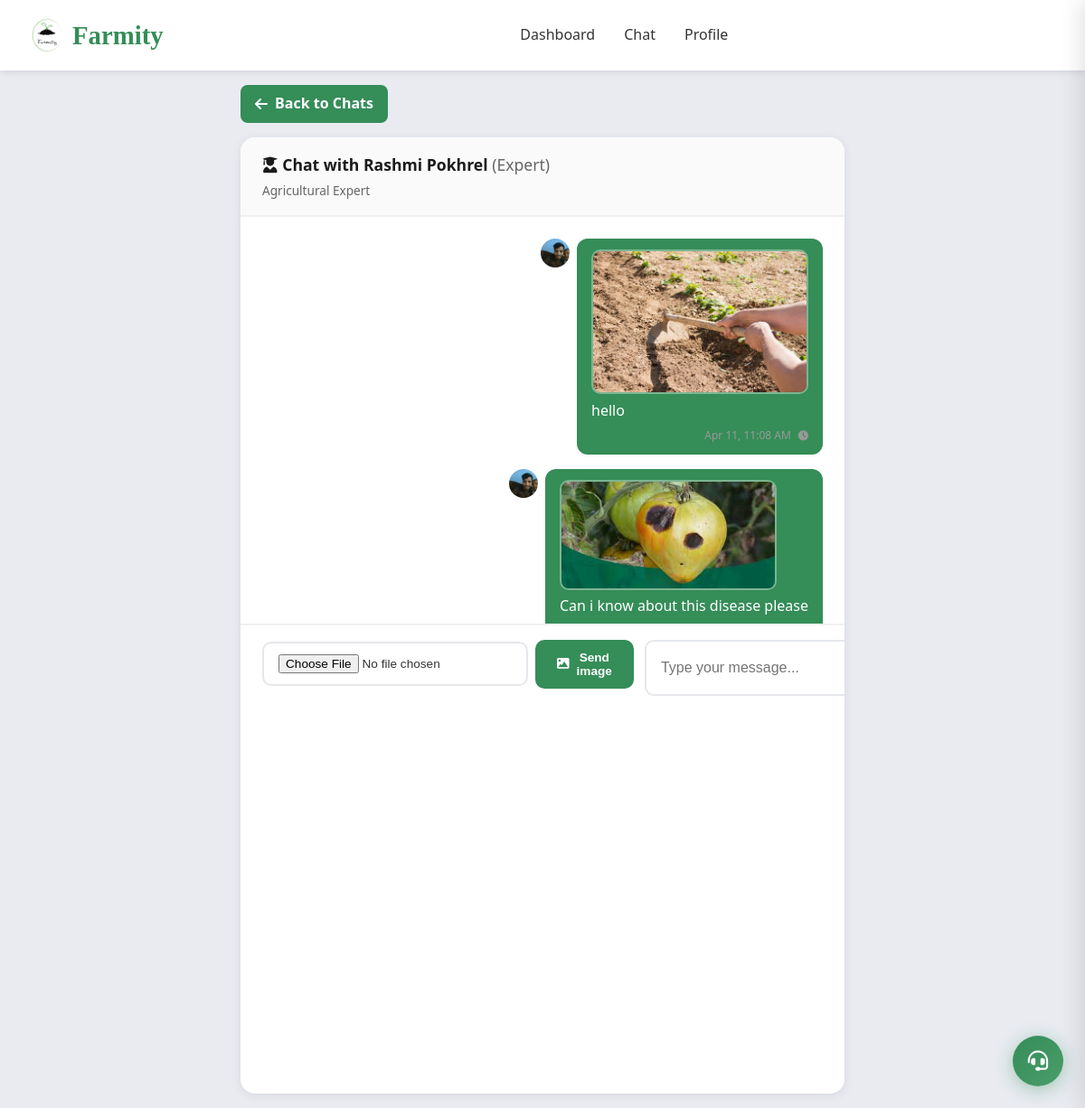
The app's page /chat/5/ (signed in) with its own data.
### accounts/models.py (models this page shows, shortened)
class ExpertChatThread(models.Model):
    expert = models.ForeignKey(ExpertProfile, on_delete=models.CASCADE, related_name='chat_threads')
    created_by = models.ForeignKey(User, on_delete=models.CASCADE, related_name='chat_threads')
    created_at = models.DateTimeField(auto_now_add=True)
    updated_at = models.DateTimeField(auto_now=True)
    class Meta:
        ordering = ('-updated_at',)

class ExpertProfile(models.Model):
    user = models.OneToOneField(User, on_delete=models.CASCADE, related_name='expert_profile')
    name = models.CharField(max_length=255, blank=True, null=True)
    photo = models.ImageField(upload_to='expert_photos/', blank=True, null=True)
    qualification = models.CharField(max_length=255, blank=True, null=True)
    specialization = models.CharField(max_length=255, blank=True, null=True)
    experience = models.CharField(max_length=50, blank=True, null=True)
    consultation_fee = models.DecimalField(
        max_digits=10, decimal_places=2, default=0, blank=True, null=True,
        help_text='Fee per appointment (Rs.). 0 = free. Can be set for future paid appointments.'
    )

class User(AbstractBaseUser, PermissionsMixin):
    ROLE_CHOICES = (
        ('admin', 'Admin'),
        ('buyer', 'Buyer'),
        ('farmer', 'Farmer'),
        ('agricultural_expert', 'Agricultural Expert'),
        ('vendor', 'Vendor'),
    )
    GENDER_CHOICES = (
        ('male', 'Male'),
        ('female', 'Female'),
        ('other', 'Other'),
    )
    email = models.EmailField(unique=True)
    phone = models.CharField(max_length=10, unique=True, blank=True, null=True)
    gender = models.CharField(max_length=10, choices=GENDER_CHOICES, blank=True, null=True)
    role = models.CharField(max_length=20, choices=ROLE_CHOICES, default='buyer')
    is_active = models.BooleanField(default=True)
    email_verified = models.BooleanField(default=False)
    is_verified = models.BooleanField(default=False)
    is_staff = models.BooleanField(default=False)
    date_joined = models.DateTimeField(auto_now_add=True)
    objects = UserManager()
    USERNAME_FIELD = 'email'
    REQUIRED_FIELDS = []

class ExpertChatMessage(models.Model):
    thread = models.ForeignKey(ExpertChatThread, on_delete=models.CASCADE, related_name='messages')
    sender = models.ForeignKey(User, on_delete=models.CASCADE, related_name='chat_messages')
    message = models.TextField(blank=True)
    image = models.ImageField(upload_to='chat_images/%Y/%m/', blank=True, null=True, max_length=500)
    created_at = models.DateTimeField(auto_now_add=True)
    delivered_at = models.DateTimeField(null=True, blank=True, help_text="When message was delivered to recipient")
    seen_at = models.DateTimeField(null=True, blank=True, help_text="When message was seen by recipient")
    sender_profile_image = models.URLField(max_length=500, blank=True, null=True, help_text="Cached sender profile image URL")
    class Meta:
        ordering = ('created_at',)

### accounts/views.py (the view, shortened to what this page needs)
# urls.py: path('chat/<int:thread_id>/', chat_thread_detail, name='chat_thread'),
@login_required
def chat_thread_detail(request, thread_id):
    if request.user.role not in {'buyer', 'farmer', 'agricultural_expert'}:
        return _redirect_to_role_home_response(request.user)
    if request.user.role == 'agricultural_expert':
        return redirect(reverse('expert_dashboard') + '?section=chat&thread_id=' + str(thread_id))
    if request.user.role == 'farmer':
        kyc_request = request.user.kyc_requests.first()
        kyc_status = kyc_request.status if kyc_request else None
        if kyc_status != 'approved':
            messages.error(request, 'KYC verification is required to chat with experts. Please complete your KYC verification first.')
            return redirect('farmer_dashboard')
    try:
        thread = ExpertChatThread.objects.select_related('expert', 'expert__user', 'created_by').get(id=thread_id)
    except ExpertChatThread.DoesNotExist:
        messages.error(request, 'Chat thread not found.')
        return redirect('chat_threads')
    if request.user.role != 'agricultural_expert':
        if thread.created_by_id != request.user.id:
            messages.error(request, 'You do not have access to this chat.')
            return redirect('chat_threads')
    messages_list = ExpertChatMessage.objects.filter(thread=thread).select_related('sender').order_by('created_at')
    for msg in messages_list:
        msg.sender_profile_image = get_user_profile_image(msg.sender)
    context = {
        'thread': thread,
        'messages_list': messages_list,
    }
    return render(request, 'chat_thread_detail.html', context)

### accounts/context_processors.py (called while the page is built, shortened)
def admin_collections_payouts_summary(request):
    if not request.user.is_authenticated or getattr(request.user, 'role', None) != 'admin':
        return {}

### accounts/views.py (called while the page is built)
def get_user_profile_image(user):
    try:
        if hasattr(user, 'expertprofile') or hasattr(user, 'expert_profile'):
            profile = getattr(user, 'expertprofile', None) or getattr(user, 'expert_profile', None)
            if profile and profile.photo:
                return profile.photo.url
        elif hasattr(user, 'farmerprofile') or hasattr(user, 'farmer_profile'):
            profile = getattr(user, 'farmerprofile', None) or getattr(user, 'farmer_profile', None)
            if profile and profile.photo:
                return profile.photo.url
        elif hasattr(user, 'userprofile') or hasattr(user, 'user_profile'):
            profile = getattr(user, 'userprofile', None) or getattr(user, 'user_profile', None)
            if profile and profile.photo:
                return profile.photo.url
    except:
        pass
    return '/static/images/default-avatar.png'

### templates/chat_thread_detail.html (shortened to what this page needs)
<!DOCTYPE html>
<html lang="en">
<head>
    <link rel="stylesheet" href="/static/css/style.css">
    <link href="https://cdnjs.cloudflare.com/ajax/libs/font-awesome/6.0.0/css/all.min.css" rel="stylesheet">
</head>
<body>
    <header class="main-header">
        <div class="header-container">
            <div class="logo">
                <a href="/" style="display: flex; align-items: center; gap: 0.5rem; text-decoration: none; color: inherit;">
                    <img src="/static/images/Farmity%20logo.png" alt="Farmity" class="logo-img" onerror="this.style.display='none'">
                    <span class="logo-text">Farmity</span>
                </a>
            </div>
            <nav class="main-nav">
                {% if request.user.role == 'farmer' %}<a href="{% url 'farmer_dashboard' %}">Dashboard</a>
                {% elif request.user.role == 'buyer' %}<a href="{% url 'user_dashboard' %}">Dashboard</a>
                {% elif request.user.role == 'agricultural_expert' %}<a href="{% url 'expert_dashboard' %}">Dashboard</a>
                {% else %}<a href="{% url 'dashboard' %}">Dashboard</a>{% endif %}
                <a href="{% url 'chat_threads' %}">Chat</a>
                <a href="{% url 'profile' %}">Profile</a>
            </nav>
        </div>
    </header>
    <main class="main-content">
        <a href="{% url 'chat_threads' %}" class="btn-back"><i class="fas fa-arrow-left"></i> Back to Chats</a>
        <div class="chat-card">
            <div class="chat-header">
                <h2>
                    {% if request.user.role == 'agricultural_expert' %}
                        <i class="fas fa-user"></i> Chat with {{ thread.created_by.email }}
                        {% if thread.created_by.role == 'farmer' %}(Farmer){% elif thread.created_by.role == 'buyer' %}(Buyer){% endif %}
                    {% else %}
                        <i class="fas fa-user-graduate"></i> Chat with {{ thread.expert.name|default:thread.expert.user.email }}
                        <span style="font-weight:400;color:#666;">(Expert)</span>
                    {% endif %}
                </h2>
                <p>{{ thread.expert.specialization|default:"Agricultural Expert" }}</p>
            </div>
            <div class="chat-messages" id="chat-messages" data-thread-id="{{ thread.id }}" data-current-user="{{ request.user.id }}">
                {% if messages_list %}
                    {% for msg in messages_list %}
                    <div class="msg {% if msg.sender_id == request.user.id %}sent{% else %}received{% endif %}" data-message-id="{{ msg.id }}">
                        <div class="msg-content">
                            <div class="msg-bubble">
                                {% if msg.image %}
                                <div class="msg-image-wrap"><a href="{{ msg.image.url }}" target="_blank" rel="noopener noreferrer"><img src="{{ msg.image.url }}" alt="Attached image"></a></div>
                                {% endif %}
                                {% if msg.message %}{{ msg.message|linebreaksbr }}{% endif %}
                                <div class="msg-meta">
                                    <span>{{ msg.created_at|date:"M d, h:i A" }}</span>
                                    {% if msg.sender_id == request.user.id %}
                                    <div class="msg-status">
                                        {% if msg.seen_at %}
                                            <i class="fas fa-check-double status-seen" title="Seen"></i>
                                        {% elif msg.delivered_at %}
                                            <i class="fas fa-check status-delivered" title="Delivered"></i>
                                        {% else %}
                                            <i class="fas fa-clock" title="Sent"></i>
                                        {% endif %}
                                    </div>
                                    {% endif %}
                                </div>
                            </div>
                        </div>
                        {% if msg.sender_id == request.user.id %}
                        <img src="{{ msg.sender_profile_image|default:'/static/images/default-avatar.png' }}" alt="{{ msg.sender.email }}" class="msg-avatar" onerror="this.src='/static/images/default-avatar.png'">
                        {% endif %}
                    </div>
                    {% endfor %}
                {% else %}
                    <div class="empty-msg">
                        <i class="fas fa-comment-dots" style="font-size:2rem;margin-bottom:0.5rem;"></i><br>
                        No messages yet. Say hello!
                    </div>
                {% endif %}
            </div>
            <div class="chat-form">
                <form id="chat-form" onsubmit="return false;">
                    <div class="chat-form-toolbar">
                        <input type="file" id="chat-image-input" accept="image/jpeg,image/png,image/gif,image/webp,.jpg,.jpeg,.png,.gif,.webp">
                        <button type="button" class="btn-image-send" id="chat-send-image-btn" onclick="sendChatImageMessage()"><i class="fas fa-image"></i> Send image</button>
                    </div>
                    <div style="display: flex; gap: 0.75rem;">
                        <input type="text" id="message-input" name="message" placeholder="Type your message..." autocomplete="off" style="flex:1;">
                    </div>
                </form>
            </div>
        </div>
    </main>
    {% include 'support_widget.html' %}
</body>
</html>

### static/css/style.css (style rules this page uses)
* { margin: 0; padding: 0; box-sizing: border-box; }
html, body { overflow-x: hidden; }
:root { --athens-gray: #E9EBF1; --sea-green: #358D58; --sushi: #A8AD3B; --paarl: #A04A24; --white: #ffffff; --text-dark: #333333; --text-gray: #666666; --border-gray: #dddddd; --light-gray: #f5f5f5; }
body { font-family: 'Segoe UI', Tahoma, Geneva, Verdana, sans-serif; line-height: 1.6; color: var(--text-dark); background: var(--white); }
.main-header { background: var(--white); padding: 1rem 2rem; box-shadow: 0 2px 8px rgba(0,0,0,0.1); position: sticky; top: 0; z-index: 1000; }
.header-container { max-width: 1400px; margin: 0 auto; display: flex; justify-content: space-between; align-items: center; gap: 2rem; }
.logo { display: flex; align-items: center; gap: 0.5rem; font-size: 1.5rem; font-weight: bold; color: var(--sea-green); }
.logo-img { width: 40px; height: 40px; object-fit: contain; }
.logo-text { font-family: 'Brush Script MT', cursive; font-size: 1.8rem; }
.main-nav { display: flex; gap: 2rem; flex: 1; justify-content: center; }
.main-nav a { text-decoration: none; color: var(--text-dark); font-weight: 500; transition: color 0.3s; }
html, body { height: 100%; margin: 0; padding: 0; }

### templates/chat_thread_detail.html (style rules this page uses)
body { font-family: 'Segoe UI', Tahoma, Geneva, Verdana, sans-serif; background: #E9EBF1; min-height: 100vh; display: flex; flex-direction: column; margin: 0; }
.main-content { flex: 1; padding: 1rem; max-width: 700px; margin: 0 auto; width: 100%; display: flex; flex-direction: column; }
.btn-back { display: inline-flex; align-items: center; gap: 0.5rem; padding: 0.5rem 1rem; background: #358D58; color: white; text-decoration: none; border-radius: 8px; font-weight: 600; margin-bottom: 1rem; align-self: flex-start; }
.chat-card { background: white; border-radius: 16px; box-shadow: 0 2px 12px rgba(0,0,0,0.08); flex: 1; display: flex; flex-direction: column; overflow: hidden; }
.chat-header { padding: 1rem 1.5rem; border-bottom: 2px solid #f0f0f0; background: #fafafa; }
.chat-header h2 { margin: 0; font-size: 1.1rem; color: #1a1a1a; }
.chat-header p { margin: 0.25rem 0 0 0; font-size: 0.85rem; color: #666; }
.chat-messages { flex: 1; overflow-y: auto; padding: 1.5rem; max-height: 450px; }
.msg { margin-bottom: 1rem; display: flex; align-items: flex-start; gap: 0.5rem; }
.msg.sent { flex-direction: row-reverse; }
.msg-avatar { width: 32px; height: 32px; border-radius: 50%; object-fit: cover; flex-shrink: 0; }
.msg-content { max-width: 75%; }
.msg-bubble { padding: 0.75rem 1rem; border-radius: 12px; position: relative; }
.msg.sent .msg-bubble { background: #358D58; color: white; margin-left: auto; }
.msg-meta { font-size: 0.75rem; color: #999; margin-top: 0.25rem; display: flex; align-items: center; gap: 0.5rem; }
.msg.sent .msg-meta { justify-content: flex-end; }
.msg-status { display: flex; align-items: center; gap: 0.25rem; }
.msg-status i { font-size: 0.7rem; }
.chat-form { padding: 1rem 1.5rem; border-top: 2px solid #f0f0f0; background: white; }
.chat-form form { display: flex; gap: 0.75rem; }
.chat-form input { flex: 1; padding: 0.75rem 1rem; border: 2px solid #e5e7eb; border-radius: 10px; font-size: 1rem; }
.chat-form button { padding: 0.75rem 1.5rem; background: #358D58; color: white; border: none; border-radius: 10px; font-weight: 600; cursor: pointer; display: flex; align-items: center; gap: 0.5rem; }
.msg-image-wrap { margin-bottom: 0.35rem; line-height: 0; }
.msg-image-wrap img { max-width: min(240px, 85vw); max-height: 220px; border-radius: 10px; display: block; object-fit: cover; }
.msg.sent .msg-image-wrap img { border: 2px solid rgba(255,255,255,0.35); }
.chat-form-toolbar { display: flex; gap: 0.5rem; align-items: center; margin-bottom: 0.5rem; }
.chat-form-toolbar input[type=file] { font-size: 0.85rem; max-width: 100%; }
.btn-image-send { padding: 0.45rem 0.85rem; background: #e8f5e9; color: #2e7d32; border: 1px solid #a5d6a7; border-radius: 8px; font-weight: 600; cursor: pointer; font-size: 0.85rem; }

### records on screen
ExpertChatThread: expert.name "Rashmi Pokhrel", expert.specialization "Agricultural Expert"
ExpertChatMessage: image (picture), message "hello", created_at "Apr 11, 11:08 AM"
ExpertChatMessage: image (picture), message "Can i know about this disease please"
